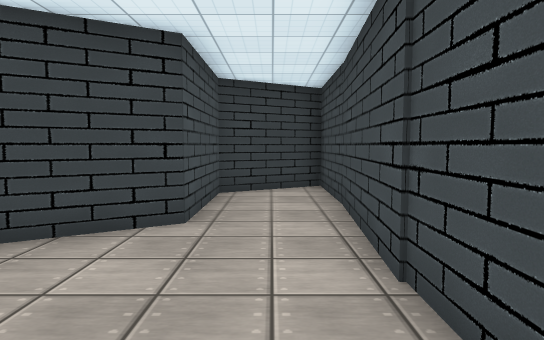
[1] (above)

24 first-person views from a walk through a Unity game level. The camera is 1.3 m above the floor, tilts 4° down and sees 75° across. The floor is counted in squares, 1 m on a side. Each view is taken from the middle of a square. On the plan, view 1 faces up. The plan holds only what a view shows up to about 15 squares ahead; the rest is blank. The place goes on beyond the plan. The player character is not drawn. Some animated figures are left out. Some surface patterns are stand-ins.

[2]
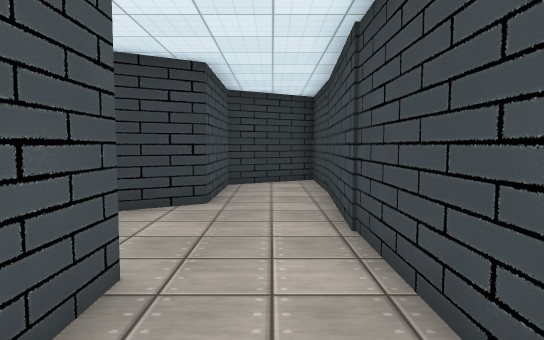

[3]
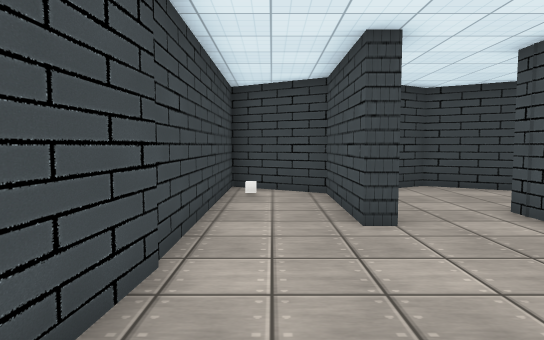

[4]
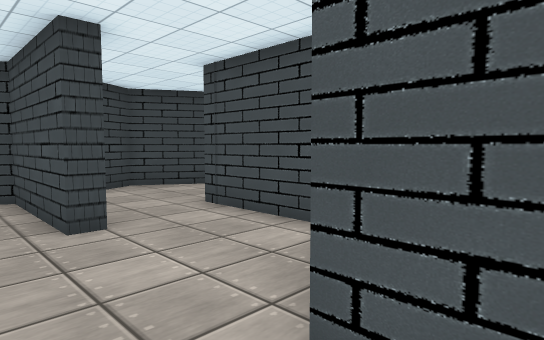

[5]
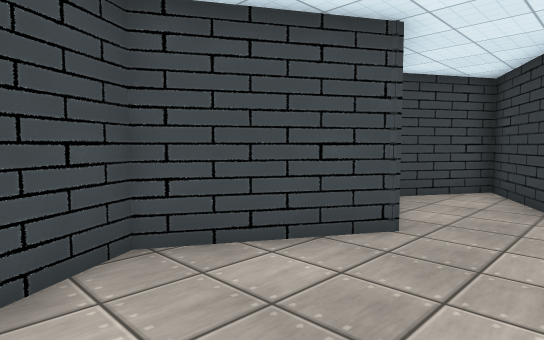

[6]
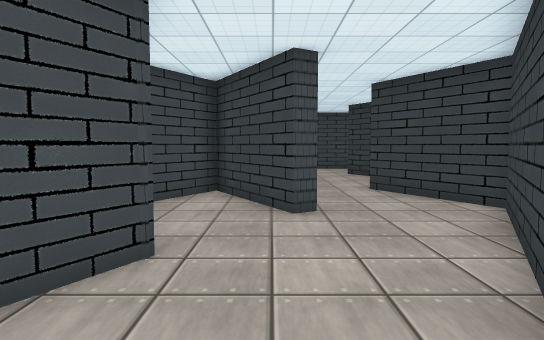

[7]
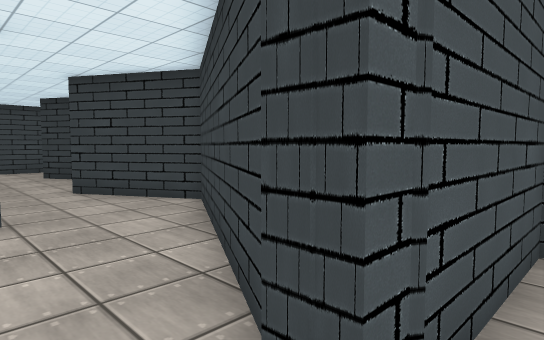

[8]
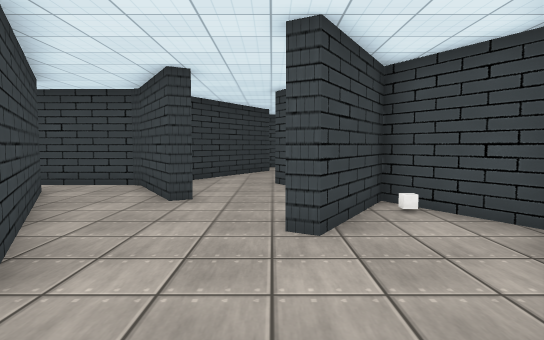

[9]
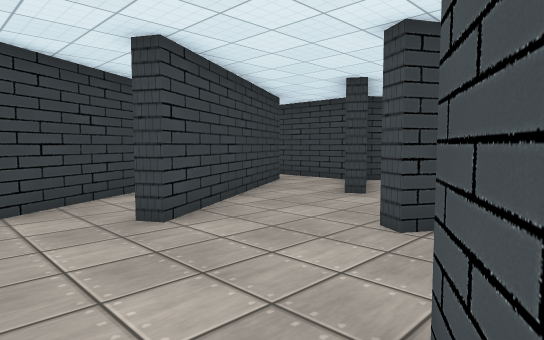

[10]
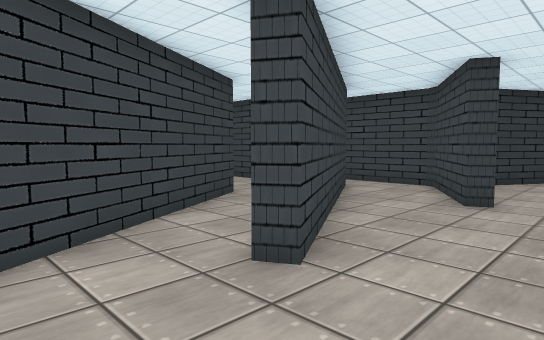

[11]
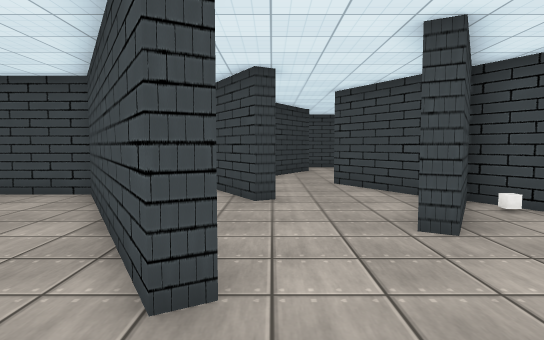

[12]
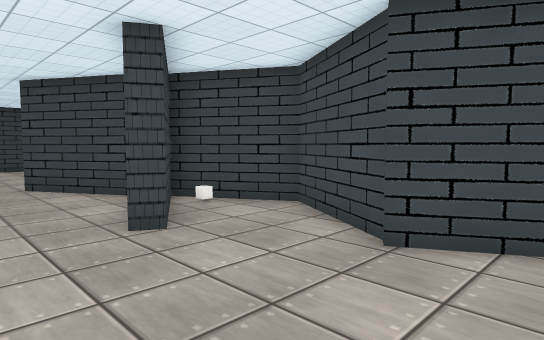

[13]
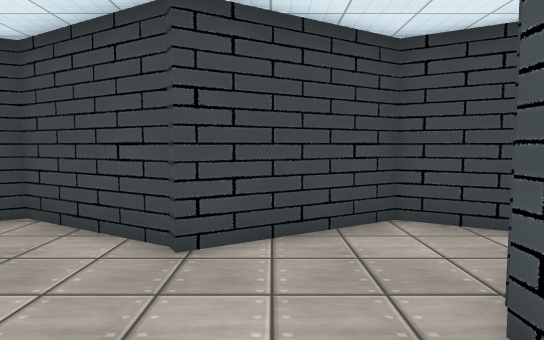

[14]
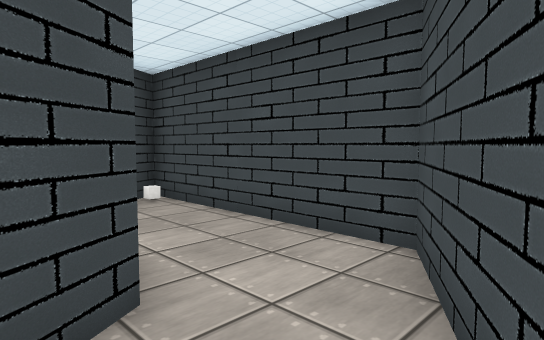

[15]
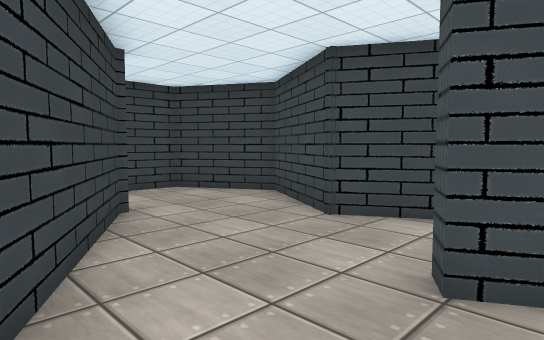

[16]
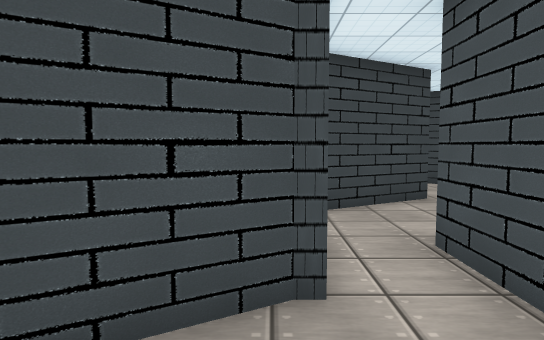

[17]
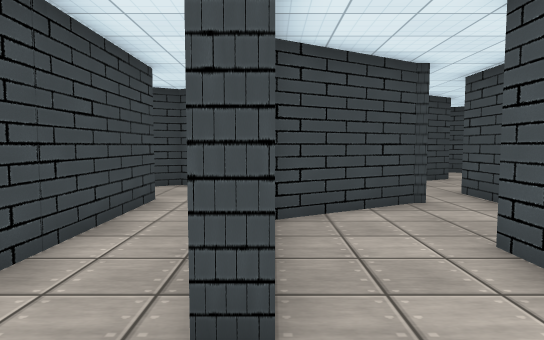

[18]
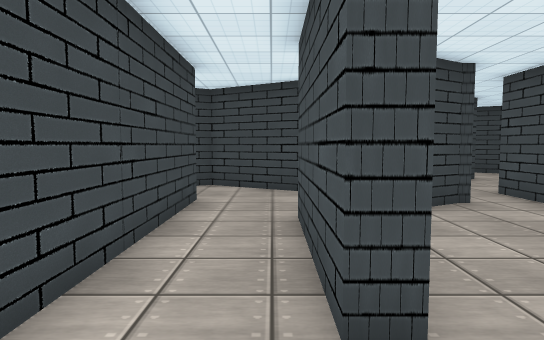

[19]
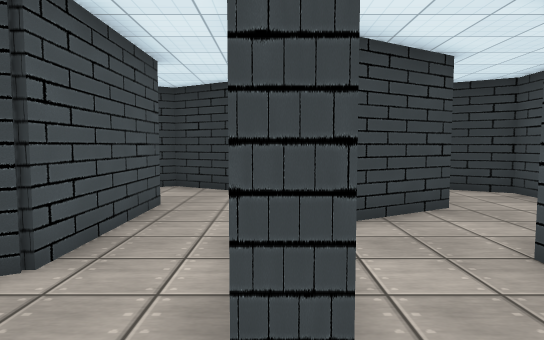

[20]
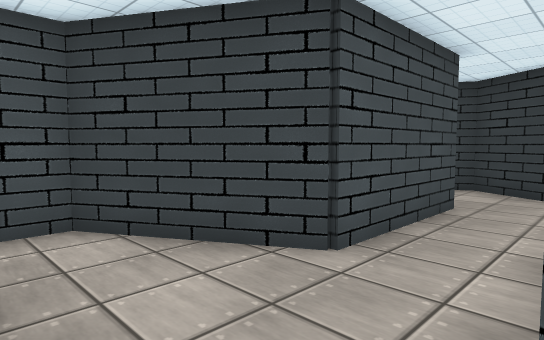

[21]
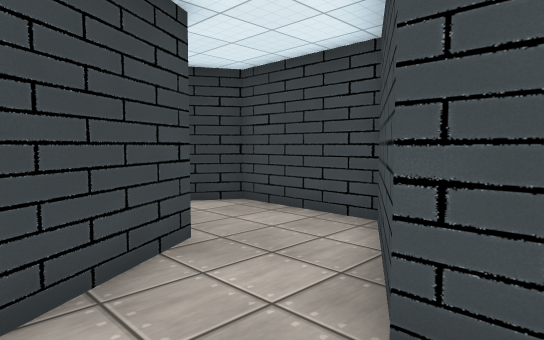

[22]
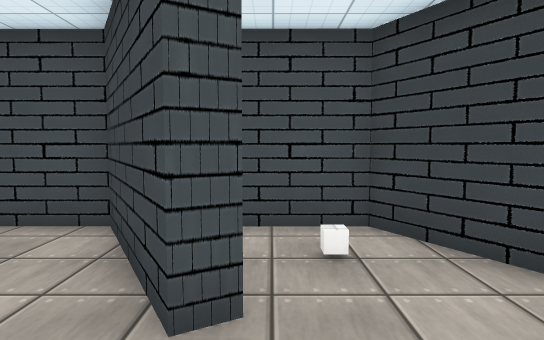

[23]
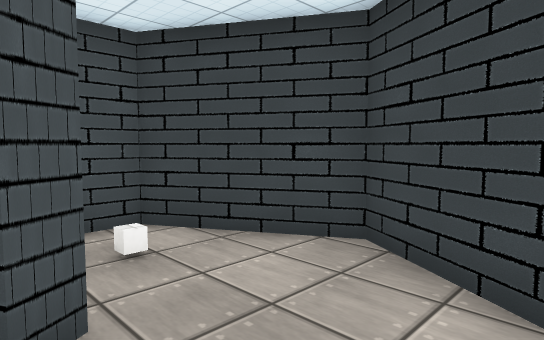

[24]
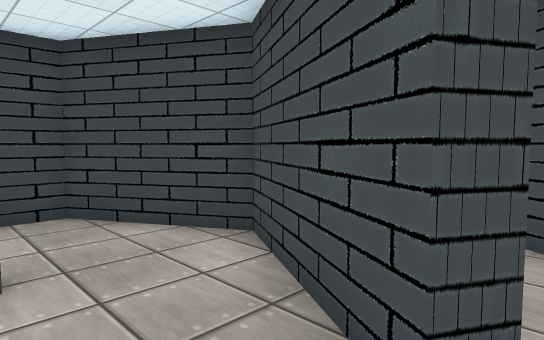

### Floor plan
Points are (right, up) in squares from view 1. A wall is a line through its corners. A room is listed if a view was taken in it or the views show most of it. See-through windows are left out.
Room 1 (views 1, 2, 3, 4)
walls: (-2.1, 1.4) (-1.5, 1.4) (-1.5, -2.5) (1.3, -4.1) (1.3, 7.9); (1.6, 7.8) (1.6, 11.3) (-1.4, 9.6) (-1.5, 5.8) (-4.6, 4) (-4.7, 1.6)
ways out: opening at (-3.5, 1) to room 2
Room 2 (views 5, 6, 7)
walls: (-5.2, 0.3) (-8.8, 2.4); (-4.7, 1.6) (-4.7, 0.1) (-5.2, 0.2); (-9.7, -3.4) (-8, -2.4) (-4.8, -4.3) (-2, -2.7) (-2, -1.2); (-10.7, -0.6) (-14.1, -2.6) (-11.6, -4.1)
ways out: opening at (-3.5, 1) to room 1; opening at (-10, 0.5) to room 5
Room 3 (views 8, 9, 10, 11, 12, 13)
walls: (-16.6, -0.8) (-16.2, -1.1); (-20.7, -2.4) (-17.7, -4.2) (-14.8, -2.6) (-18, -0.7) (-17.7, -0.1); (-14.5, 1.9) (-14.8, 2.4) (-11.6, 4.2); (-23.6, 0.1) (-23.6, -0.4); (-19.8, 6.1) (-22.5, 4.5); (-14, -1.9) (-12.1, -0.8); (-25.7, -3.2) (-24.2, -4.1) (-20.7, -2.1); (-13.1, 6.5) (-20.1, 2.5) (-20.3, 2.8) (-18, 4.2)
ways out: opening at (-19, 5) to room 4; opening at (-13.5, 0.5) to room 5; opening at (-13.5, 5) to room 11
Room 4 (view 14)
walls: (-17.6, 7.3) (-19.8, 6.1); (-18, 4.2) (-16, 5.3)
ways out: opening at (-19, 5) to room 3; opening at (-17, 6)
Room 5 (view 15)
walls: (-12.1, -0.8) (-10.9, -0.1) (-10.7, -0.6); (-8.8, 2.4) (-11.2, 3.8) (-14.5, 1.9)
ways out: opening at (-10, 0.5) to room 2; opening at (-13.5, 0.5) to room 3
Room 6 (view 16)
walls: (-10.9, 12.3) (-10.9, 11.4); (-11.2, 8.1) (-8, 9.9)
ways out: opening at (-9.5, 12.5) to room 7; opening at (-12, 8) to room 11
Room 7 (views 17, 18, 19, 20)
walls: (-8.1, 13.8) (-7.5, 13.8) (-7.5, 9.8); (-6.2, 16.2) (-8.1, 17.2) (-8.5, 17); (-4.6, 7.5) (-5.2, 7.5) (-5.2, 13.8); (-8.4, 6.4) (-5, 4.4) (-4.1, 4.9)
ways out: opening at (-9.5, 12.5) to room 6; opening at (-5, 6.5) to room 8; opening at (-8, 7.5) to room 10
Room 8 (view 21)
walls: (-2, 9.2) (-2, 10.1); (-1.7, 10.1) (-0.9, 10.6); (-4.1, 4.9) (-2, 6.2) (-2, 7.2); (-1.3, 13.3) (-4.6, 11.4) (-4.6, 9.6)
ways out: opening at (-5, 6.5) to room 7; opening at (-2, 12) to room 9
Room 9 (views 22, 23)
walls: (-1.6, 13.8) (-1.3, 13.3); (-0.9, 10.6) (1.6, 12) (1.6, 15.5) (-1.5, 17.3) (-4.6, 15.5) (-4.6, 13.4)
ways out: opening at (-2, 12) to room 8
Room 10 (view 24)
walls: (-8.7, 5.8) (-8.4, 6.4); (-7.5, 9.8) (-10.9, 7.8) (-10.9, 6.7)
ways out: opening at (-8, 7.5) to room 7; opening at (-9, 4)
Room 11 (no view inside)
walls: (-11.6, 4.2) (-11.5, 4.5) (-11.5, 7.6); (-13.1, 8.3) (-13.1, 6.5)
ways out: opening at (-13.5, 5) to room 3; opening at (-12, 8) to room 6

Where each view was taken, in squares from view 1:
view 1: 0 up, 0 right, facing up
view 2: 2 down, 0 right, facing up
view 3: 7 up, 0 right, facing down
view 4: 7 up, 0 right, facing down-left
view 5: 0 up, 3 left, facing down-left
view 6: 1 down, 4 left, facing left
view 7: 1 down, 4 left, facing up-left
view 8: 0 up, 23 left, facing right
view 9: 3 down, 23 left, facing up-right
view 10: 0 up, 23 left, facing up-right
view 11: 2 up, 23 left, facing right
view 12: 2 up, 23 left, facing down-right
view 13: 2 up, 22 left, facing down
view 14: 5 up, 18 left, facing up-right
view 15: 3 up, 12 left, facing down-right
view 16: 11 up, 11 left, facing down
view 17: 16 up, 8 left, facing down
view 18: 16 up, 7 left, facing down
view 19: 6 up, 5 left, facing up
view 20: 6 up, 5 left, facing up-left
view 21: 9 up, 4 left, facing up-right
view 22: 14 up, 1 right, facing left
view 23: 13 up, 1 right, facing up-left
view 24: 8 up, 9 left, facing down-right
